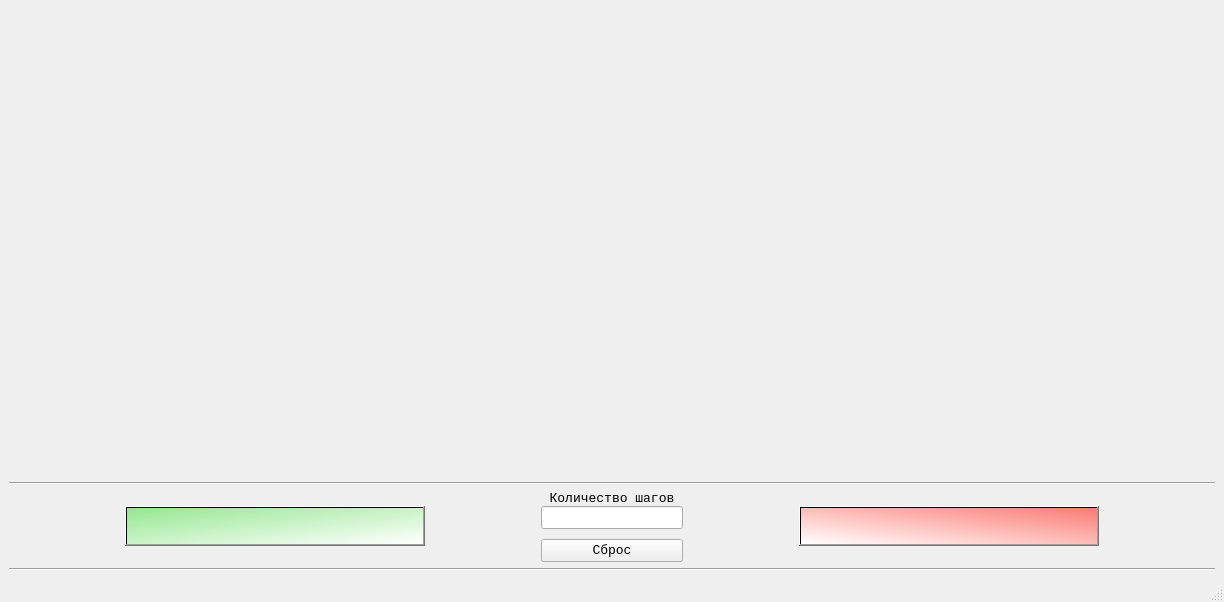
<?xml version="1.0" encoding="UTF-8"?>
<ui version="4.0">
 <class>MainWindow</class>
 <widget class="QMainWindow" name="MainWindow">
  <property name="geometry">
   <rect>
    <x>0</x>
    <y>0</y>
    <width>1224</width>
    <height>602</height>
   </rect>
  </property>
  <property name="windowTitle">
   <string>Исследование скорости испарения капли жидкости : Бета 0.0.1</string>
  </property>
  <widget class="QWidget" name="centralwidget">
   <layout class="QVBoxLayout" name="verticalLayout_3">
    <item>
     <layout class="QVBoxLayout" name="verticalLayout_2">
      <item>
       <layout class="QHBoxLayout" name="horizontal_layout_graphics">
        <property name="spacing">
         <number>0</number>
        </property>
        <item>
         <spacer name="verticalSpacer">
          <property name="orientation">
           <enum>Qt::Vertical</enum>
          </property>
          <property name="sizeHint" stdset="0">
           <size>
            <width>20</width>
            <height>40</height>
           </size>
          </property>
         </spacer>
        </item>
       </layout>
      </item>
      <item>
       <widget class="Line" name="line_2">
        <property name="orientation">
         <enum>Qt::Horizontal</enum>
        </property>
       </widget>
      </item>
      <item>
       <layout class="QHBoxLayout" name="horizontalLayout">
        <property name="spacing">
         <number>0</number>
        </property>
        <property name="sizeConstraint">
         <enum>QLayout::SetMinimumSize</enum>
        </property>
        <item>
         <spacer name="horizontalSpacer_3">
          <property name="orientation">
           <enum>Qt::Horizontal</enum>
          </property>
          <property name="sizeHint" stdset="0">
           <size>
            <width>40</width>
            <height>20</height>
           </size>
          </property>
         </spacer>
        </item>
        <item>
         <widget class="QPushButton" name="start_button">
          <property name="sizePolicy">
           <sizepolicy hsizetype="Minimum" vsizetype="Minimum">
            <horstretch>0</horstretch>
            <verstretch>0</verstretch>
           </sizepolicy>
          </property>
          <property name="minimumSize">
           <size>
            <width>300</width>
            <height>40</height>
           </size>
          </property>
          <property name="maximumSize">
           <size>
            <width>16777215</width>
            <height>40</height>
           </size>
          </property>
          <property name="font">
           <font>
            <family>Consolas</family>
            <pointsize>10</pointsize>
           </font>
          </property>
          <property name="styleSheet">
           <string notr="true">background-color: qlineargradient(spread:pad, x1:0.045, y1:0.0113636, x2:1, y2:1, stop:0 rgba(99, 227, 91, 158), stop:1 rgba(255, 255, 255, 255));</string>
          </property>
          <property name="text">
           <string/>
          </property>
          <property name="icon">
           <iconset>
            <normaloff>icons8-start-96.png</normaloff>icons8-start-96.png</iconset>
          </property>
         </widget>
        </item>
        <item>
         <spacer name="horizontalSpacer">
          <property name="orientation">
           <enum>Qt::Horizontal</enum>
          </property>
          <property name="sizeHint" stdset="0">
           <size>
            <width>40</width>
            <height>10</height>
           </size>
          </property>
         </spacer>
        </item>
        <item>
         <layout class="QVBoxLayout" name="verticalLayout">
          <property name="spacing">
           <number>0</number>
          </property>
          <property name="sizeConstraint">
           <enum>QLayout::SetMinimumSize</enum>
          </property>
          <item>
           <widget class="QLabel" name="label_4">
            <property name="maximumSize">
             <size>
              <width>16777215</width>
              <height>20</height>
             </size>
            </property>
            <property name="font">
             <font>
              <family>Consolas</family>
              <pointsize>10</pointsize>
             </font>
            </property>
            <property name="text">
             <string>Количество шагов</string>
            </property>
            <property name="alignment">
             <set>Qt::AlignCenter</set>
            </property>
           </widget>
          </item>
          <item>
           <widget class="QLineEdit" name="research_steps">
            <property name="sizePolicy">
             <sizepolicy hsizetype="Expanding" vsizetype="Fixed">
              <horstretch>0</horstretch>
              <verstretch>0</verstretch>
             </sizepolicy>
            </property>
            <property name="maximumSize">
             <size>
              <width>16777215</width>
              <height>30</height>
             </size>
            </property>
            <property name="font">
             <font>
              <family>Consolas</family>
              <pointsize>10</pointsize>
             </font>
            </property>
            <property name="alignment">
             <set>Qt::AlignCenter</set>
            </property>
            <property name="readOnly">
             <bool>false</bool>
            </property>
           </widget>
          </item>
          <item>
           <spacer name="verticalSpacer_2">
            <property name="orientation">
             <enum>Qt::Vertical</enum>
            </property>
            <property name="sizeType">
             <enum>QSizePolicy::Fixed</enum>
            </property>
            <property name="sizeHint" stdset="0">
             <size>
              <width>20</width>
              <height>10</height>
             </size>
            </property>
           </spacer>
          </item>
          <item>
           <widget class="QPushButton" name="clear_plot">
            <property name="sizePolicy">
             <sizepolicy hsizetype="Minimum" vsizetype="Minimum">
              <horstretch>0</horstretch>
              <verstretch>0</verstretch>
             </sizepolicy>
            </property>
            <property name="maximumSize">
             <size>
              <width>16777215</width>
              <height>40</height>
             </size>
            </property>
            <property name="font">
             <font>
              <family>Consolas</family>
              <pointsize>10</pointsize>
             </font>
            </property>
            <property name="text">
             <string>Сброс</string>
            </property>
           </widget>
          </item>
         </layout>
        </item>
        <item>
         <spacer name="horizontalSpacer_2">
          <property name="orientation">
           <enum>Qt::Horizontal</enum>
          </property>
          <property name="sizeHint" stdset="0">
           <size>
            <width>40</width>
            <height>10</height>
           </size>
          </property>
         </spacer>
        </item>
        <item>
         <widget class="QPushButton" name="stop_button">
          <property name="sizePolicy">
           <sizepolicy hsizetype="Minimum" vsizetype="Minimum">
            <horstretch>0</horstretch>
            <verstretch>0</verstretch>
           </sizepolicy>
          </property>
          <property name="minimumSize">
           <size>
            <width>300</width>
            <height>40</height>
           </size>
          </property>
          <property name="maximumSize">
           <size>
            <width>16777215</width>
            <height>40</height>
           </size>
          </property>
          <property name="font">
           <font>
            <family>Consolas</family>
            <pointsize>10</pointsize>
           </font>
          </property>
          <property name="styleSheet">
           <string notr="true">background-color: qlineargradient(spread:pad, x1:1, y1:0, x2:0, y2:1, stop:0 rgba(255, 48, 34, 155), stop:1 rgba(255, 255, 255, 255));</string>
          </property>
          <property name="text">
           <string/>
          </property>
          <property name="icon">
           <iconset>
            <normaloff>icons8-stop-squared-96.png</normaloff>icons8-stop-squared-96.png</iconset>
          </property>
         </widget>
        </item>
        <item>
         <spacer name="horizontalSpacer_4">
          <property name="orientation">
           <enum>Qt::Horizontal</enum>
          </property>
          <property name="sizeHint" stdset="0">
           <size>
            <width>40</width>
            <height>20</height>
           </size>
          </property>
         </spacer>
        </item>
       </layout>
      </item>
      <item>
       <widget class="Line" name="line">
        <property name="orientation">
         <enum>Qt::Horizontal</enum>
        </property>
       </widget>
      </item>
     </layout>
    </item>
   </layout>
  </widget>
  <widget class="QMenuBar" name="menubar">
   <property name="geometry">
    <rect>
     <x>0</x>
     <y>0</y>
     <width>1224</width>
     <height>21</height>
    </rect>
   </property>
  </widget>
  <widget class="QStatusBar" name="statusbar"/>
 </widget>
 <tabstops>
  <tabstop>start_button</tabstop>
  <tabstop>stop_button</tabstop>
 </tabstops>
 <resources/>
 <connections/>
</ui>
